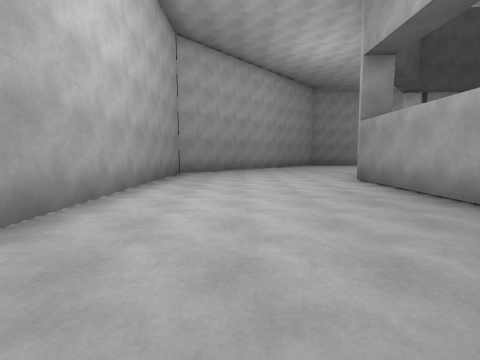
View 1 (above)

18 first-person views from a walk through a 3-D level made in the Unity game engine. The camera is 1.4 m above the floor, tilts 6° down and sees 90° across. The floor is counted in squares, 2 m on a side. Each view is taken from the middle of a square. On the plan, view 1 faces up. The plan holds only what a view shows up to about 9 squares ahead; the rest is blank. The place goes on beyond the plan. Surface patterns are stand-ins for the level's own textures.

View 2
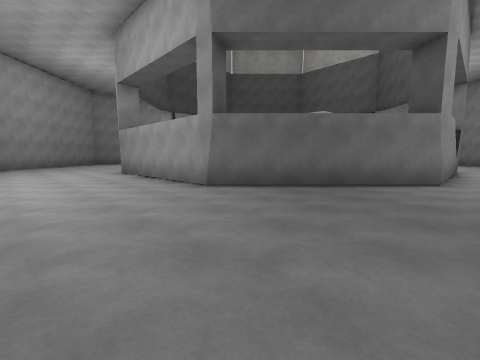

View 3
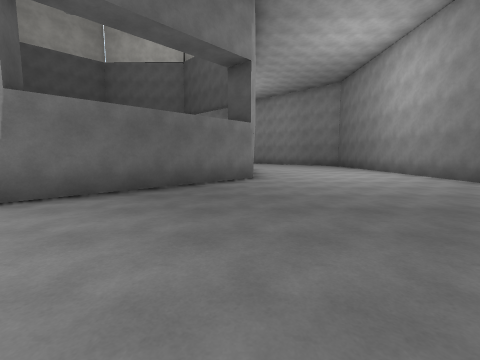

View 4
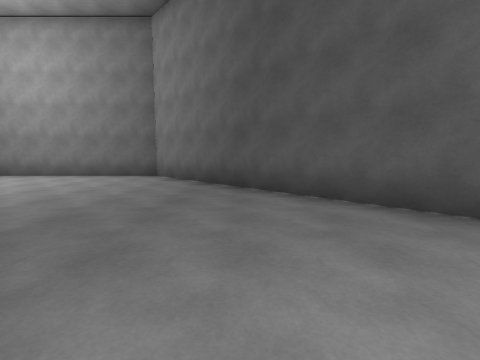

View 5
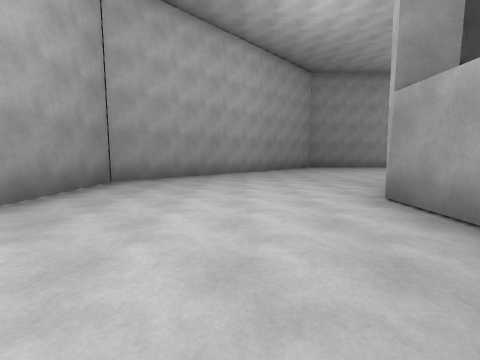

View 6
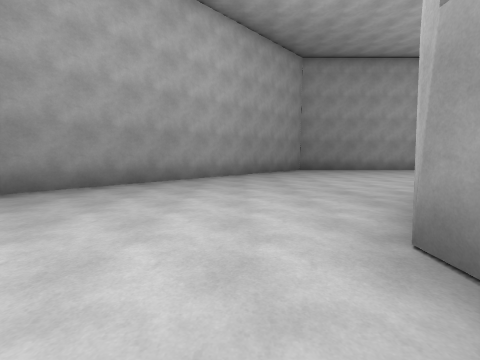

View 7
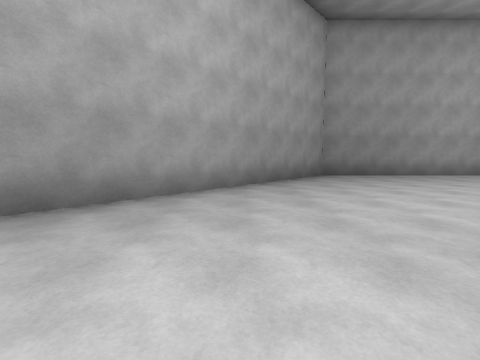

View 8
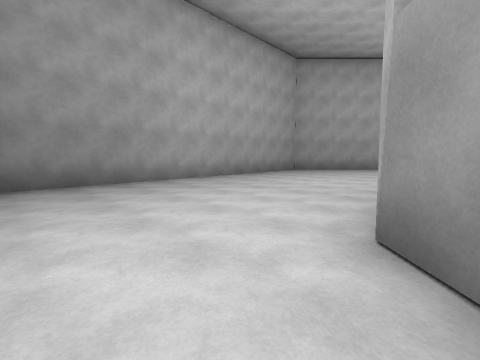

View 9
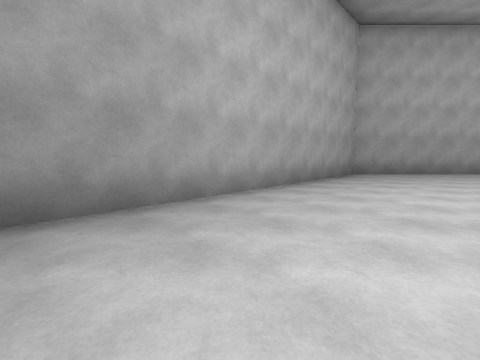

View 10
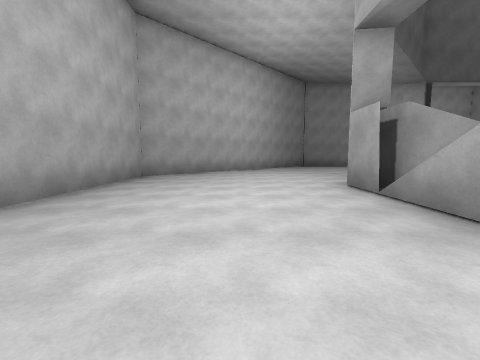

View 11
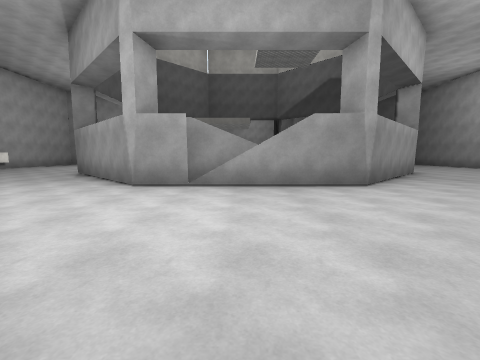

View 12
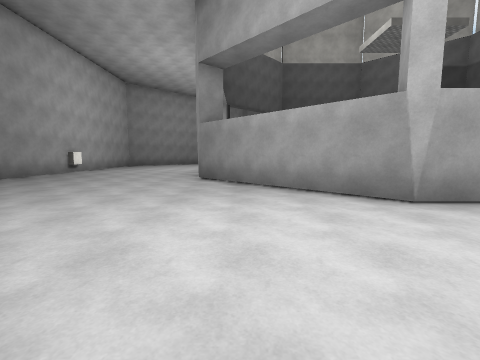

View 13
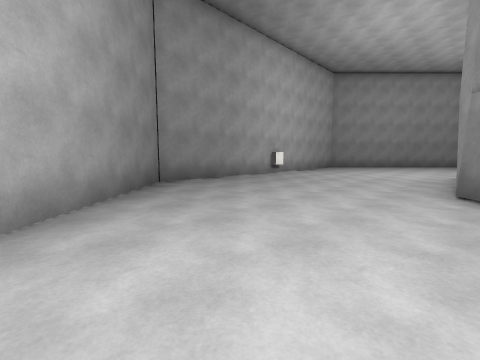

View 14
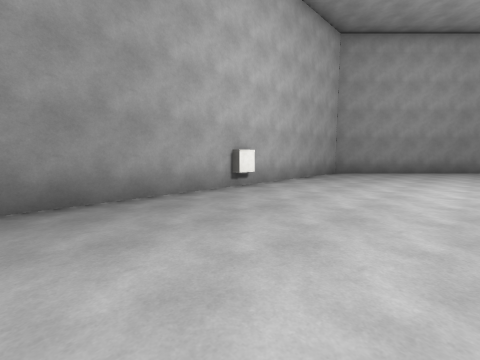

View 15
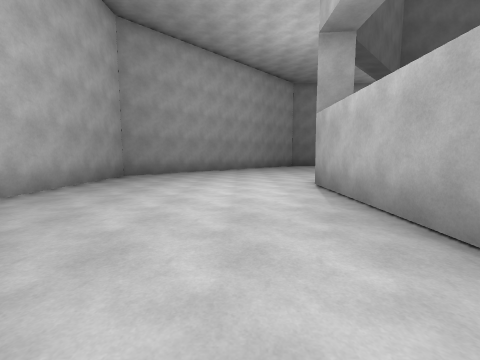

View 16
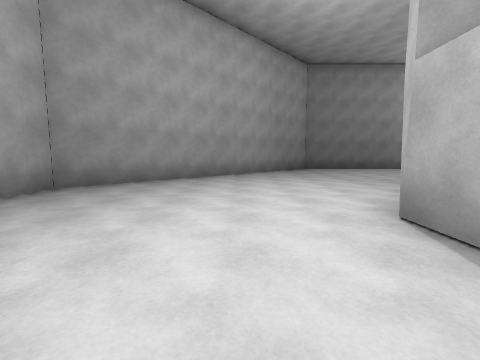

View 17
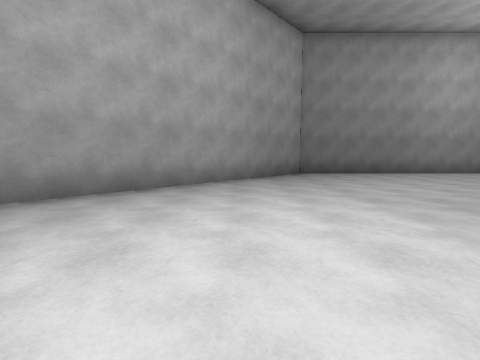

View 18
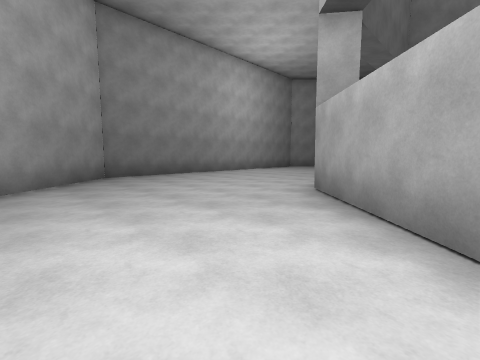

### Floor plan
Points are (right, up) in squares from view 1. A wall is a line through its corners. A room is listed if a view was taken in it or the views show most of it. See-through windows are left out.
Room 1 (views 1, 2, 3, 4, 5, 6, 7, 8, 9, 10, 11, 12, 13, 14, 15, 16, 17, 18)
walls: (-0.7, -2.5) (4.8, -8) (14.8, -8) (21.9, -0.9) (21.9, 9.1) (14.8, 16.2) (4.8, 16.2) (-2.3, 9.1) (-2.3, 2.2); (9.8, 10.1) (12, 10.1); (11.1, 10.6) (12.5, 10.6) (16.3, 6.7); (12.1, -2.4) (7.1, -2.4) (3.3, 1.4) (3.3, 6.8) (7.1, 10.6) (10.7, 10.6); (15, 0.1) (12.5, -2.4); (16.3, 5.4) (16.3, 1.4)

Positions as (right, up) in squares from view 1, and headings:
1: (0, 0), facing up
2: (0, -3), facing up-right
3: (0, -2), facing right
4: (2, 0), facing down
5: (1, 3), facing up
6: (2, 5), facing up
7: (2, 8), facing up
8: (5, 10), facing up-right
9: (6, 13), facing up-right
10: (7, 13), facing right
11: (10, 16), facing down
12: (15, 14), facing down
13: (16, 12), facing down-right
14: (18, 8), facing down-right
15: (18, 7), facing down
16: (18, 4), facing down
17: (17, 1), facing down
18: (17, 0), facing down-left
